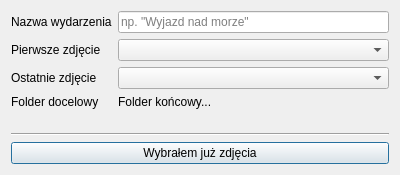
<?xml version="1.0" encoding="UTF-8"?>
<ui version="4.0">
 <class>dialog_choose_files</class>
 <widget class="QDialog" name="dialog_choose_files">
  <property name="geometry">
   <rect>
    <x>0</x>
    <y>0</y>
    <width>400</width>
    <height>175</height>
   </rect>
  </property>
  <property name="windowTitle">
   <string>Wybierz pliki</string>
  </property>
  <layout class="QGridLayout" name="gridLayout">
   <item row="0" column="0">
    <layout class="QFormLayout" name="formLayout">
     <property name="fieldGrowthPolicy">
      <enum>QFormLayout::AllNonFixedFieldsGrow</enum>
     </property>
     <item row="0" column="0">
      <widget class="QLabel" name="label">
       <property name="text">
        <string>Nazwa wydarzenia</string>
       </property>
      </widget>
     </item>
     <item row="0" column="1">
      <widget class="QLineEdit" name="lineEdit">
       <property name="placeholderText">
        <string>np. &quot;Wyjazd nad morze&quot;</string>
       </property>
      </widget>
     </item>
     <item row="1" column="0">
      <widget class="QLabel" name="label_2">
       <property name="text">
        <string>Pierwsze zdjęcie</string>
       </property>
      </widget>
     </item>
     <item row="2" column="0">
      <widget class="QLabel" name="label_3">
       <property name="text">
        <string>Ostatnie zdjęcie</string>
       </property>
      </widget>
     </item>
     <item row="3" column="0">
      <widget class="QLabel" name="label_4">
       <property name="text">
        <string>Folder docelowy</string>
       </property>
      </widget>
     </item>
     <item row="3" column="1">
      <widget class="QLabel" name="label_dst_catalog">
       <property name="text">
        <string>Folder końcowy...</string>
       </property>
      </widget>
     </item>
     <item row="1" column="1">
      <widget class="QComboBox" name="comboBox_first_file"/>
     </item>
     <item row="2" column="1">
      <widget class="QComboBox" name="comboBox_last_file"/>
     </item>
    </layout>
   </item>
   <item row="2" column="0">
    <widget class="QPushButton" name="pushButton_choosen">
     <property name="text">
      <string>Wybrałem już zdjęcia</string>
     </property>
    </widget>
   </item>
   <item row="1" column="0">
    <widget class="Line" name="line">
     <property name="orientation">
      <enum>Qt::Horizontal</enum>
     </property>
    </widget>
   </item>
  </layout>
 </widget>
 <resources/>
 <connections/>
</ui>
